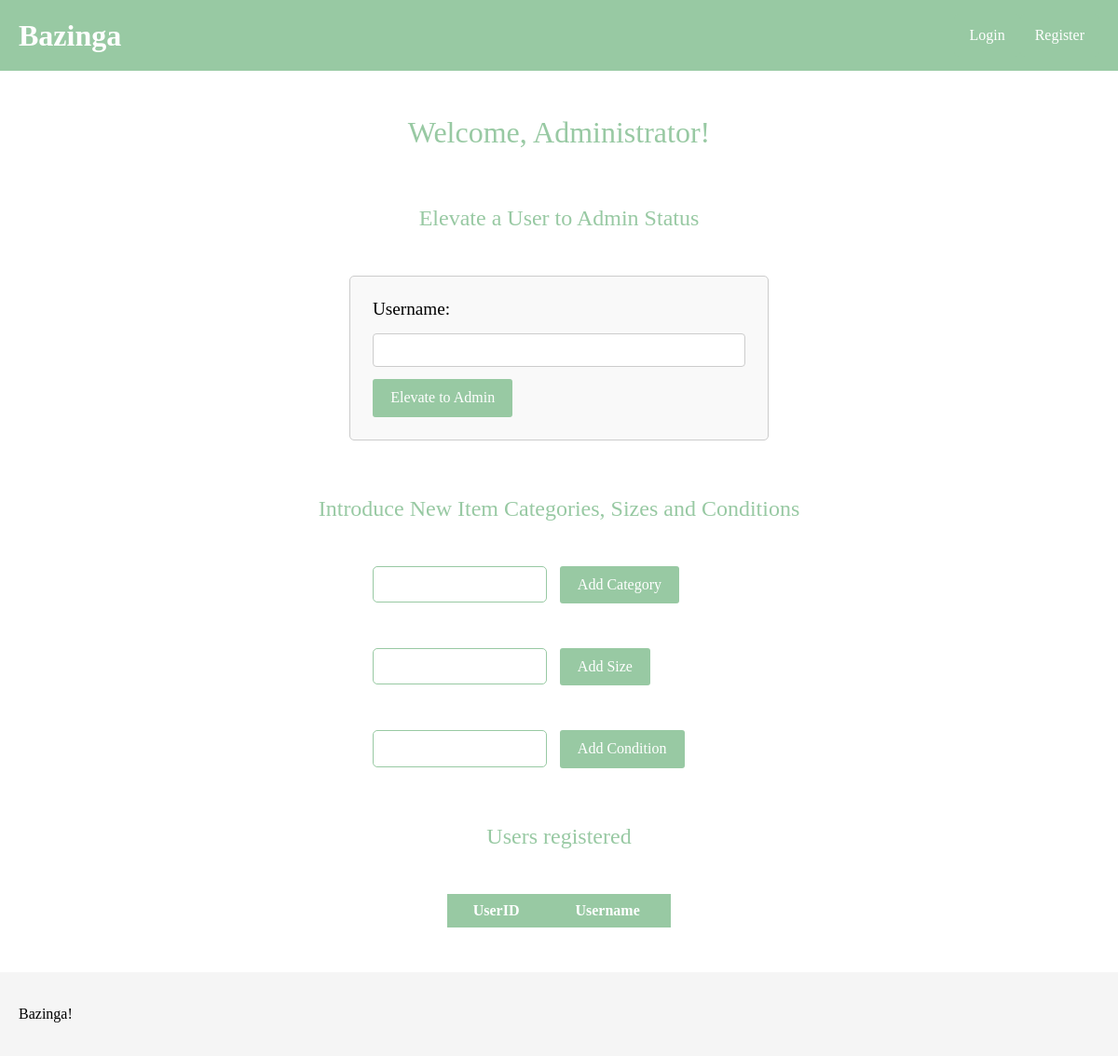
The app's page /admin.php, older data.
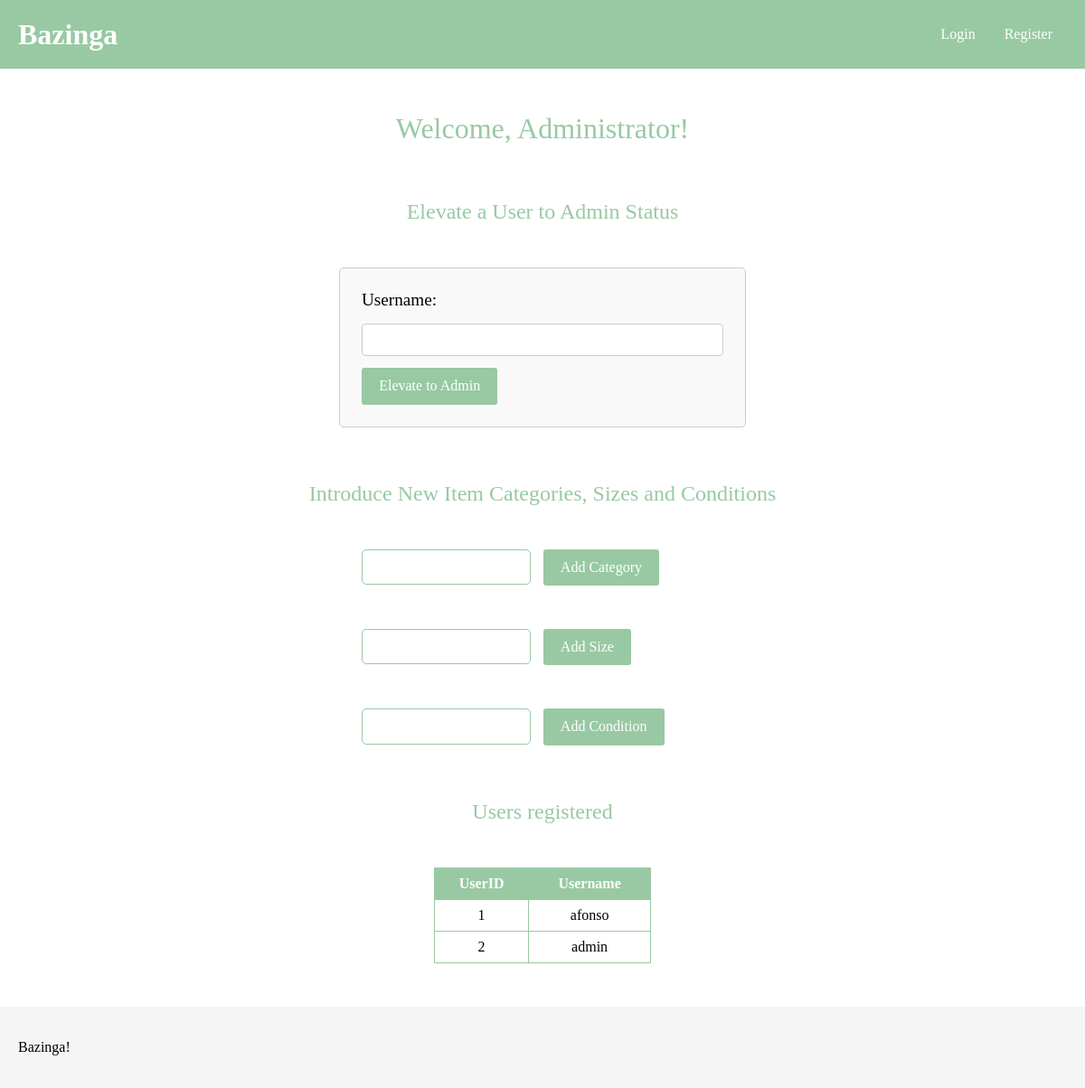
The same page, newer data.
### tables this page shows
CREATE TABLE users (
   userID INTEGER PRIMARY KEY,
   username VARCHAR unique,  
   password VARCHAR,              
   email VARCHAR,
   fullName VARCHAR,
   paymentMethodPassword VARCHAR,
   admim BOOLEAN,
   avatar VARCHAR
);

### admin.php (called while the page is built, shortened)
<?php
    require_once('database/user.php');
    require_once('templates/admin.tl.php');
    require_once('templates/footer.tl.php');
    require_once('templates/header.tl.php');
    printHeader('Bazinga!');
    printAdminSection();
    printFooter();
?>

### database/user.php (called while the page is built, shortened)
<?php
   function getAllUsersRegistered(){
      $db = getDatabaseConnection();
      $stmt = $db->prepare(
         "SELECT username, userID FROM users ORDER BY userID"
      );
      $stmt->execute();
      $users = $stmt->fetchAll();
      return $users;
   }
?>

### templates/admin.tl.php (the view)
<?php
   require_once('database/user.php');
   function printAdminSection(){
?>
    <h1 class="admin-title">Welcome, Administrator!</h1>
    <h2 class="admin-subtitle">Elevate a User to Admin Status</h2>
    <form id="elevateUserForm" action="../actions/elevate_user.php" method="POST">
        <label for="username">Username:</label>
        <input type="text" id="username" name="username" required>
        <button type="submit">Elevate to Admin</button>
    </form>
    <h2 class="admin-subtitle">Introduce New Item Categories, Sizes and Conditions</h2>
    <form id="addNewCategoryForm" action="../actions/add_category.php" method="POST">
        <input type="text" id="category" name="category" required>
        <button type="submit">Add Category</button>
    </form>
    <form id="addNewSizeForm" action="../actions/add_size.php" method="POST">
        <input type="text" id="size" name="size" required>
        <button type="submit">Add Size</button>
    </form>
    <form id="addNewConditionForm" action="../actions/add_condition.php" method="POST">
        <input type="text" id="condition" name="condition" required>
        <button type="submit">Add Condition</button>
    </form>
    <h2 class="admin-subtitle">Users registered</h2>
    <table>
        <tr>
            <th>UserID</th>
            <th>Username</th>
        </tr>
        <?php
            $usersRegistered = getAllUsersRegistered();
            foreach($usersRegistered as $user){
            ?>
            <tr>
                <td><?= $user['userID']; ?></th>
                <td><?= $user['username']; ?></th>
            </tr>
            <?php
            }
        ?>
    </table>
    <?php
   }
?>

### templates/header.tl.php (shortened to what this page needs)
<?php
  require_once('templates/navbar.tl.php');
  function printHeader($title){
?>
<!DOCTYPE html>
<html lang="en-US">
  <head>
    <link href="css/navbar.css" rel="stylesheet">
    <link href="css/footer.css" rel="stylesheet">
    <link href="css/forms.css" rel="stylesheet">
    <link href="css/landing.css" rel="stylesheet">
    <link href="css/productPage.css" rel="stylesheet">
    <link href="css/wishlist.css" rel="stylesheet">
    <link href="css/admin.css" rel="stylesheet">
    <link href="css/sell.css" rel="stylesheet">
    <link href="css/profile.css" rel="stylesheet">
    <link href="css/messages.css" rel="stylesheet">
    <link href="css/productPage.css" rel="stylesheet">
    <link href="css/wishlist.css" rel="stylesheet">
  </head>
  <body>
    <header>
      <?php printNavBar() ?>
    </header>
<?php
   }
?>

### templates/navbar.tl.php (shortened to what this page needs)
<?php
   require_once('database/user.php');
   function printNavBar(){
?>
<div class="navbar">
  <a style="text-decoration:none" href="../index.php"><h1>Bazinga</h1></a>
      <?php if(isset($_SESSION['username'])){ ?>
         <a href="../wishlist.php" class="favorite-btn">
            <i class="material-icons">favorite</i>
         </a>
         <div class="nav-buttons">
            <?php
            if(checkIfUserIsAdmin($_SESSION['username'])){
            ?>
               <a href="../admin.php" class="admin-btn">
               <i class="material-icons">settings</i>
               </a>
            <?php
            }
            ?>
            <a href="../wishlist.php" class="favorite-btn">
              <i class="material-icons">favorite</i>
            </a>
            <a class="nav-button" href="../sell.php">
               sell
            </a>
            <div class="dropdown">
               <button class="nav-button"><?= $_SESSION['username'] ?></button>
               <div class="dropdown-content">
                  <a href="../profile.php">Profile</a>
                  <a href="../messages.php">Messages</a>
                  <a href="../actions/logout.php">Logout</a>
               </div>
            </div>
         </div>
      <?php
         } else { ?>
         <div class="nav-buttons">
            <a class="nav-button" href="#" id="showLogin">
               Login
            </a>
            <a class="nav-button" href="#" id="showRegister">
               Register
            </a>
         </div>
      <?php } ?>
</div>
<?php
   }
?>

### templates/footer.tl.php
<?php
   function printFooter(){
?>
   <footer>
      <p>Bazinga!</p>
    </footer>
  </body>
</html>
<?php
   }
?>

### css/navbar.css (style rules this page uses)
body { margin: 0; font-family: Arial, sans-serif; }
.navbar { background-color: #98C9A3; overflow: hidden; padding: 15px 20px; display: flex; align-items: center; }
.navbar h1 { color: #fff;; text-align: center; text-decoration: none; margin: 0; }
.nav-button { display: block; background-color: #98C9A3; color: #fff; text-align: center; font-size: 16px; text-decoration: none; padding: 14px 16px; border: none; border-radius: 5px; cursor: pointer; }
.nav-buttons { display: flex; margin-left: auto; }

### css/footer.css (style rules this page uses)
footer { padding: 20px; background-color: whitesmoke; }

### css/landing.css (style rules this page uses)
* { font-family: Georgia, 'Times New Roman', Times, serif }

### css/wishlist.css (style rules this page uses)
* { font-family: Georgia, 'Times New Roman', Times, serif }

### css/admin.css (style rules this page uses)
.admin-title { text-align: center; margin-top: 1.5em; color: #98C9A3; font-weight: 200; }
.admin-subtitle { text-align: center; margin-top: 2.5em; color: #98C9A3; font-weight: 200; }
#elevateUserForm { border: 1px solid #ccc; padding: 1.5em; border-radius: 5px; background-color: #f9f9f9; max-width: 25em; margin: 3em auto; }
#elevateUserForm label { display: block; margin-bottom: 0.8em; font-size: 1.2em; }
#elevateUserForm input[type="text"] { width: 100%; padding: 0.5em; margin-bottom: 0.8em; border: 1px solid #ccc; border-radius: 4px; box-sizing: border-box; font-size: 1em; }
#elevateUserForm button, #addNewCategoryForm button, #addNewSizeForm button, #addNewConditionForm button { background-color: #98C9A3; font-size: 1em; color: white; padding: 0.7em 1.2em; border: none; border-radius: 3px; cursor: pointer; }
#addNewCategoryForm, #addNewSizeForm, #addNewConditionForm { margin: 3em auto; max-width: 25em; }
#addNewCategoryForm input[type="text"], #addNewSizeForm input[type="text"], #addNewConditionForm input[type="text"] { padding: 0.8em; margin: 0 1em 0 0; border: 1px solid #98C9A3; border-radius: 5px; box-sizing: border-box; float: left; }
table { margin: 3em auto; border-collapse: collapse; width: 20%; }
th, td { border: 1px solid #98C9A3; padding: 8px; text-align: center; }
th { background-color: #98C9A3; color: white; }

Row changes from the older to the newer data that the page shows:
added users: userID "1", username "afonso"
added users: userID "2", username "admin"
